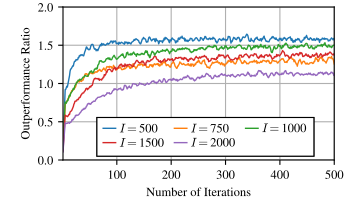

Python code for this plot:
import os

import matplotlib.pyplot as plt
import numpy as np

#create a figure with (2,1) subplots
FONT_SIZE = 9
fig_width_px = 350
fig_height_px = 200
dpi = 100  # Typical screen DPI, adjust if necessary
fig_width_in = fig_width_px / dpi
fig_height_in = fig_height_px / dpi

plt.rcParams.update({
    # --- make every normal string use Times or the best fall-back ----
    'font.family' : 'serif',
    'font.serif'  : ['Times New Roman', 'Times', 'Nimbus Roman', 'STIXGeneral'],
    # --- keep your existing sizing rules ----------------------------
    'font.size'        : FONT_SIZE,
    'axes.titlesize'   : FONT_SIZE,
    'axes.labelsize'   : FONT_SIZE,
    'xtick.labelsize'  : FONT_SIZE,
    'ytick.labelsize'  : FONT_SIZE,
    'legend.fontsize'  : FONT_SIZE,
})
plt.rc('mathtext', fontset='cm')


current_dir = os.path.dirname(os.path.abspath(__file__))
results_dir = os.path.join(current_dir, os.path.pardir, "test_dual_optimization_starlink_beta5_varying_n_sat")

# Plot the data
fig, axs = plt.subplots(1,1,)
fig.set_size_inches(fig_width_in, fig_height_in)  # 3.5 inches width, height adjusted to maintain aspect ratio

n_sat = [500, 750, 1000, 1500, 2000]
N_POINTS = 500
res = np.zeros((len(n_sat), 4, N_POINTS))
result_list = []
for i, b in enumerate(n_sat):
    print(f"Processing beta = {b}")
    tmp_dir = "test_dual_optimization_starlink_beta5_varying_n_sat-2025-July-17-13-39-37-ail"
    fname = f"DualSimulation.d_o.n_sat{int(b)}.txt"
    data_file = os.path.join(results_dir, tmp_dir, fname)
    data = np.genfromtxt(data_file, delimiter=',')
    res[i, 0, :] = data[:, 3]

    fname = f"DualSimulation.ratio.n_sat{int(b)}.txt"
    data_file = os.path.join(results_dir, tmp_dir, fname)
    data = np.genfromtxt(data_file, delimiter=',')
    res[i, 1, :] = data[:, 3]

    fname = f"DualSimulation.mwm.n_sat{int(b)}.txt"
    data_file = os.path.join(results_dir, tmp_dir, fname)
    data = np.genfromtxt(data_file, delimiter=',')
    res[i, 2, :] = data[:, 3]
    
    fname = f"DualSimulation.p_o.n_sat{int(b)}.txt"
    data_file = os.path.join(results_dir, tmp_dir, fname)
    data = np.genfromtxt(data_file, delimiter=',')
    res[i, 3, :] = data[:, 3]

# colors = ["#FFD9B6","#FDBD88","#E96900","#AD4E00","#723300"]

lines1 = []
lines2 = []
for i, b in enumerate(n_sat):
    print(f"Plotting beta = {b}",i)
    AVG_N = 5
    avg = np.convolve(res[i,1,:], np.ones(AVG_N)/AVG_N, mode='full')[:N_POINTS]
    line, = axs.plot(np.arange(N_POINTS)+1, avg,linewidth=1)
    lines1.append(line)

axs.set_position([0.18, 0.2, 0.775, 0.765])
# axs.set_title('Beam Intensity')
axs.set_xlabel('Number of Iterations')
axs.set_ylabel(r'Outperformance Ratio')
axs.set_xlim(1, N_POINTS)
axs.set_ylim(0, 2)
# axs.set_xscale('log')
# axs.set_yscale('log')
axs.grid()
# Add a legend

data_name_list = [r"$I=$"+f"{n}" for n in n_sat] 
print(data_name_list)
ncol = 3  # Number of columns in the legend
h, l = lines1, data_name_list
nrows = -(-len(h) // ncol)                         # ceiling division
idx   = np.arange(len(h))
pad   = nrows * ncol - len(idx)
idx   = np.concatenate([idx, np.full(pad, -1)])    # pad
order = idx.reshape(nrows, ncol).T.ravel()
order = order[order >= 0]                          # drop sentinels
h = [h[i] for i in order]
l = [l[i] for i in order]

leg = plt.legend(h,l,fontsize=FONT_SIZE, loc='lower left', bbox_to_anchor=(0.125, 0.025, 0.8, 0.3), mode="expand",ncol = 3 ,borderaxespad=0.,handlelength=1, handleheight= 0.8, handletextpad=0.3, 
frameon=True,          # draw a frame
fancybox=False,        # <-- square corners (like MATLAB)
edgecolor='black',     # black  frame edge
facecolor='white',     # white background
framealpha=1,          # fully opaque
borderpad=0.5,         # tight inner padding (font-size units)
labelspacing=0.2,      # tight vertical space between rows
)   
leg.get_frame().set_linewidth(0.8)  # MATLAB-thin border
axs.add_artist(leg)

# Save the figure as a PDF
print("Saving figure to:", current_dir)
output_path = os.path.join(current_dir, os.path.splitext(os.path.basename(__file__))[0]) + '.pdf'

fig.savefig(output_path, format='pdf', pad_inches=0.)
